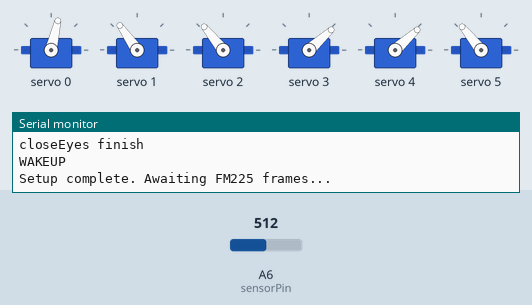
Simulated run of this sketch. Board: Arduino Mega 2560, built with avr-gcc and run on an emulated ATmega2560. Shown: 6 × servo, the last lines printed to the serial monitor. The test bench sets the inputs (shaded band); at power-on: A6 (sensorPin) = 512. Random numbers use the default seed unless the sketch sets one.

Above: at 13.9 s.
14.0 s: A6 (sensorPin) set to 323
15.5 s: A6 (sensorPin) set to 298
At 18.2 s:
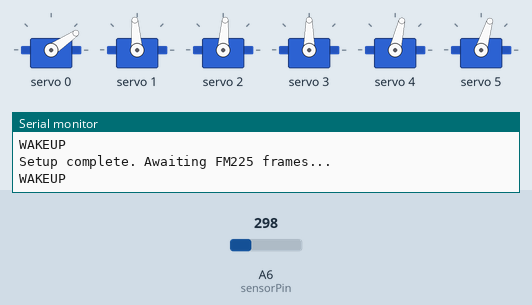
At 21.4 s:
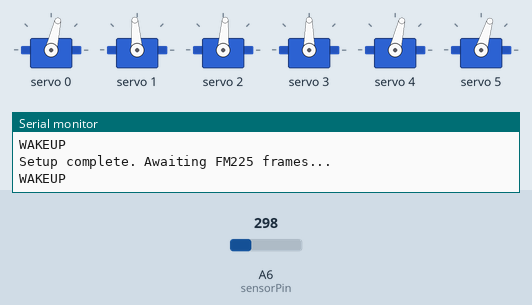
Timing chart, 0 to 22.9 s (numbered marks = the images above; inputs shaded):
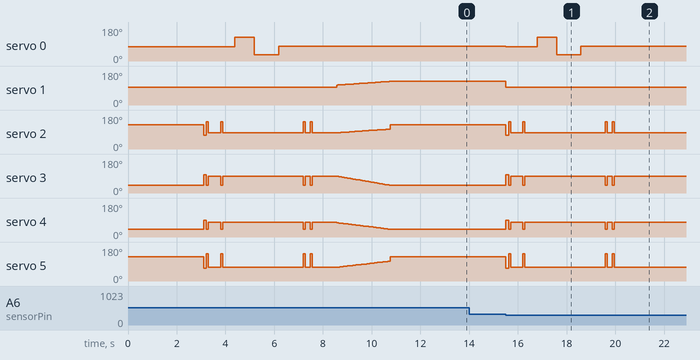

Measured:
- the behaviour switches between 307 and 306 on A6 (sensorPin) (found by bisection; images 0 and 1)
- after the input at 14.0 s, every drawn part: stays the same
- after the input at 15.5 s, servo 0: 77° → 76° at once, → 125° 1.3 s later, → 34° 0.80 s later, → 77° 1.0 s later; servo 1: 125° → 94° at once

The sketch:

Animatronic_Alexa_CRT_Robot_HLK-FM225_Eyes.ino
```cpp
#include <Wire.h>
#include <Adafruit_PWMServoDriver.h>

// How long to wait between processing tracking frames.
const int32_t SAMPLE_DELAY_MS = 200;

Adafruit_PWMServoDriver pwm = Adafruit_PWMServoDriver();

#define SERVOMIN 140  // Minimum pulse length count (out of 4096)
#define SERVOMAX 520  // Maximum pulse length count (out of 4096)

int box_center_x;
int box_center_y;
int prev_center_x = 1;

unsigned long currentBlinkMillis = 0;
unsigned long previousBlinkMillis = 0;
const long blinkInterval = random(1200, 5000);
int blinkNumber = random(1, 2);

unsigned long currentSleepMillis = 0;
unsigned long previousSleepMillis = 0;
const long sleepInterval = 20000;

unsigned long loop_number = 0;

enum States {
  DORMANT,   // eyelids are closed, eyes are not moving
  AWAKE      // eyelids are open, eyes are tracking faces
};

States State;

uint8_t servonum = 0;

int xval;
int yval;
int trimval;
int current_xval;
int prev_xval = 512;

int lexpulse;
int rexpulse;

int leypulse;
int reypulse;

int uplidpulse;
int lolidpulse;
int altuplidpulse;
int altlolidpulse;

int sensorValue = 0;
int outputValue = 0;
int switchval = 0;
int loopNumber = 0;

int ledPin = 3;
int sensorPin = A6;
unsigned long awakeTime = 30000;

// HLK-FM225 Parsing Variables
uint8_t packetBuffer[64];
int bufferIndex = 0;
unsigned long lastSensorReadTime = 0;

// Extracted face box details
int face_left = 0;
int face_top = 0;
int face_right = 0;
int face_bottom = 0;
bool face_detected = false;

void setup() {
  Wire.begin();
  pinMode(2, INPUT);

  Serial.begin(9600);     // USB Debugging
  Serial1.begin(115200);  // HLK-FM225 Default Baud Rate (Pins 18/19 on Mega)

  pwm.begin();
  pwm.setPWMFreq(60);  // Analog servos run at ~60 Hz updates
  State = DORMANT;

  trimval = 500;   // Higher number = wider eyes
  trimval = map(trimval, 320, 580, -40, 40);
  uplidpulse = map(yval, 0, 1023, 400, 280);
  uplidpulse -= (trimval - 40);
  uplidpulse = constrain(uplidpulse, 280, 400);
  altuplidpulse = 680 - uplidpulse;

  lolidpulse = map(yval, 0, 1023, 410, 280);
  lolidpulse += (trimval / 2);
  lolidpulse = constrain(lolidpulse, 280, 400);
  altlolidpulse = 680 - lolidpulse;

  // Power up sequence to test eyes
  closeEyes();
  delay(3000);
  wakeup();
  delay(1000);
  driftoff();
  delay(1000);

  Serial.println("Setup complete. Awaiting FM225 frames...");
}

void loop() {
  int sensorValue = analogRead(sensorPin); // Reads Echo LEDs
  float voltage = sensorValue * (5 / 1023.0);

  // Parse incoming serial data from the FM225 in the background
  readFM225();

  if (voltage > 1.5 && State == DORMANT) {
    State = DORMANT;
  } else if (voltage <= 1.5 && State == DORMANT) {
    wakeup();
  } else if (voltage > 1.5 && State == AWAKE) {
    if(millis() - awakeTime > 0) {
        awake();
        awakeTime = millis();
    } else {
      driftoff();
    }
  } else if (voltage <= 1.5 && State == AWAKE) {
    awake();
  }
  delay(10); // Smoother background loop processing
}

void readFM225() {
  while (Serial1.available() > 0) {
    uint8_t c = Serial1.read();

    // Look for Header: assuming standard 0xEF 0xAA or matching sequence layout
    if (bufferIndex == 0 && c != 0xEF) continue;

    packetBuffer[bufferIndex++] = c;

    // Once packet length byte or baseline frame limit reached (e.g. 24-32 bytes structural info frame)
    if (bufferIndex >= 24) {
      // Basic verification of the frame's integrity or tracking state
      uint8_t statusFlag = packetBuffer[3];

      if (statusFlag == 0x00) { // 0x00 typically denotes a valid face profile target
        face_detected = true;
        // High/low byte reconstruction for boundary limits
        face_left   = (packetBuffer[5] << 8) | packetBuffer[6];
        face_top    = (packetBuffer[7] << 8) | packetBuffer[8];
        face_right  = (packetBuffer[9] << 8) | packetBuffer[10];
        face_bottom = (packetBuffer[11] << 8) | packetBuffer[12];
      } else {
        face_detected = false;
      }
      bufferIndex = 0; // Reset parse sequence
    }
  }
}

void blink() {
  trimval = 550;
  trimval = map(trimval, 320, 580, -40, 40);
  uplidpulse = map(yval, 0, 1023, 400, 280);
  uplidpulse -= (trimval - 40);
  uplidpulse = constrain(uplidpulse, 280, 400);
  altuplidpulse = 680 - uplidpulse;

  lolidpulse = map(yval, 0, 1023, 410, 280);
  lolidpulse += (trimval / 2);
  lolidpulse = constrain(lolidpulse, 280, 400);
  altlolidpulse = 680 - lolidpulse;

  // Closes eyelids
  pwm.setPWM(2, 0, 500);
  pwm.setPWM(3, 0, 240);
  pwm.setPWM(4, 0, 240);
  pwm.setPWM(5, 0, 500);

  delay(80);

  // Opens eyelids to trimval value
  pwm.setPWM(2, 0, uplidpulse);
  pwm.setPWM(3, 0, lolidpulse);
  pwm.setPWM(4, 0, altuplidpulse);
  pwm.setPWM(5, 0, altlolidpulse);
}

void awake() {
  if (State != AWAKE) {
    Serial.println("AWAKE");
  }

  // Restrict parsing evaluation timing to target Sample Delay Interval
  if (millis() - lastSensorReadTime < SAMPLE_DELAY_MS) {
    return;
  }
  lastSensorReadTime = millis();

  if (!face_detected) {
    return;
  }

  // Turn sensor coordinate space into precise layout targets
  box_center_x = (face_left + (face_right - face_left) / 2);
  box_center_y = (face_bottom + (face_top - face_bottom) / 2);

  prev_center_x = box_center_x;

  // SERVO POSITIONING
  xval = ((box_center_x * -4) + 1023) * 1.2;
  yval = ((box_center_y * -4) + 1023) * 1.2;

  lexpulse = map(xval, 0, 1023, 220, 440);
  rexpulse = lexpulse;
  leypulse = map(yval, 0, 1023, 250, 500);
  reypulse = map(yval, 0, 1023, 400, 280);

  trimval = 550;
  trimval = map(trimval, 320, 580, -40, 40);
  uplidpulse = map(yval, 0, 1023, 400, 280);
  uplidpulse -= (trimval - 40);
  uplidpulse = constrain(uplidpulse, 280, 400);
  altuplidpulse = 680 - uplidpulse;

  lolidpulse = map(yval, 0, 1023, 410, 280);
  lolidpulse += (trimval / 2);
  lolidpulse = constrain(lolidpulse, 280, 400);
  altlolidpulse = 680 - lolidpulse;

  pwm.setPWM(0, 0, lexpulse);
  pwm.setPWM(1, 0, leypulse);

  /* PERIODIC BLINKING */
  unsigned long currentBlinkMillis = millis();
  if (currentBlinkMillis - previousBlinkMillis >= blinkInterval) {
    previousBlinkMillis = currentBlinkMillis;
    blink();
  }

  State = AWAKE;
}

void wakeup() {
  Serial.println("WAKEUP");
  xval = 500;
  yval = 500;

  lexpulse = map(xval, 0, 1023, 220, 440);
  rexpulse = lexpulse;
  leypulse = map(yval, 0, 1023, 250, 500);
  reypulse = map(yval, 0, 1023, 400, 280);

  trimval = 650;
  trimval = map(trimval, 320, 580, -40, 40);
  uplidpulse = map(yval, 0, 1023, 400, 280);
  uplidpulse -= (trimval - 40);
  uplidpulse = constrain(uplidpulse, 280, 400);
  altuplidpulse = 680 - uplidpulse;

  lolidpulse = map(yval, 0, 1023, 410, 280);
  lolidpulse += (trimval / 2);
  lolidpulse = constrain(lolidpulse, 280, 400);
  altlolidpulse = 680 - lolidpulse;
  pwm.setPWM(0, 0, lexpulse);
  pwm.setPWM(1, 0, leypulse);

  pwm.setPWM(2, 0, uplidpulse);  // opens eyelids
  pwm.setPWM(3, 0, lolidpulse);
  pwm.setPWM(4, 0, altuplidpulse);
  pwm.setPWM(5, 0, altlolidpulse);

  delay(100);

  blink();
  delay(500);
  blink();
  delay(500);

  pwm.setPWM(0, 0, 450); // eyes glance right
  delay(800);
  pwm.setPWM(0, 0, 220); // eyes glance left
  delay(1000);
  pwm.setPWM(0, 0, 330); // eyes look forward
  delay(1000);

  blink();
  delay(200);
  blink();

  State = AWAKE;
}

void driftoff() {
  pwm.setPWM(0, 0, 330);  // centers eyes on x-axis
  for (int i = 1; i <= 50; i++) {
    const double a = i / 50.0;
    pwm.setPWM(2, 0, uplidpulse + (400 - uplidpulse) * (a));
    pwm.setPWM(3, 0, lolidpulse + (240 - lolidpulse) * (a));
    pwm.setPWM(4, 0, altuplidpulse + (240 - altuplidpulse) * (a));
    pwm.setPWM(5, 0, altlolidpulse + (400 - altlolidpulse) * (a));
    pwm.setPWM(1, 0, 400 + (i)); // eyes roll up
    delay(40);
  }
  pwm.setPWM(2, 0, 460); // closes eyelids completely
  pwm.setPWM(3, 0, 240);
  pwm.setPWM(4, 0, 240);
  pwm.setPWM(5, 0, 460);
  delay(1000);
  State = DORMANT;
}

void closeEyes() {
  Serial.println("closeEyes start");
  xval = 500;
  yval = 500;

  lexpulse = map(xval, 0, 1023, 220, 440);
  rexpulse = lexpulse;
  leypulse = map(yval, 0, 1023, 250, 500);
  reypulse = map(yval, 0, 1023, 400, 280);

  trimval = 650;
  trimval = map(trimval, 320, 580, -40, 40);
  uplidpulse = map(yval, 0, 1023, 400, 280);
  uplidpulse -= (trimval - 40);
  uplidpulse = constrain(uplidpulse, 280, 400);
  altuplidpulse = 680 - uplidpulse;

  lolidpulse = map(yval, 0, 1023, 410, 280);
  lolidpulse += (trimval / 2);
  lolidpulse = constrain(lolidpulse, 280, 400);
  altlolidpulse = 680 - lolidpulse;
  pwm.setPWM(0, 0, lexpulse);
  pwm.setPWM(1, 0, leypulse);
  pwm.setPWM(2, 0, 460);
  pwm.setPWM(3, 0, 240);
  pwm.setPWM(4, 0, 240);
  pwm.setPWM(5, 0, 460);

  delay(100);
  Serial.println("closeEyes finish");
}

void setServoPulse(uint8_t n, double pulse) {
  double pulselength = 1000000;
  pulselength /= 60;
  pulselength /= 4096;
  pulse *= 1000000;
  pulse /= pulselength;
}
```
